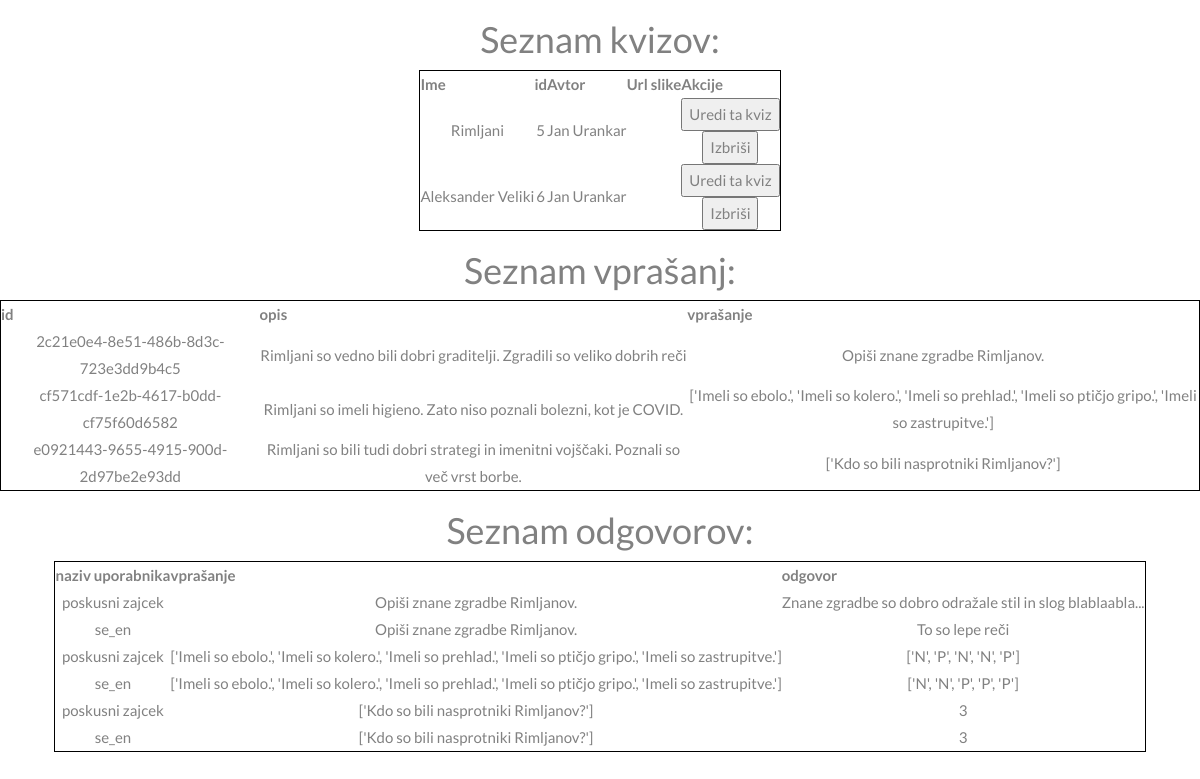
Page /quiz_manager on the earlier database version.
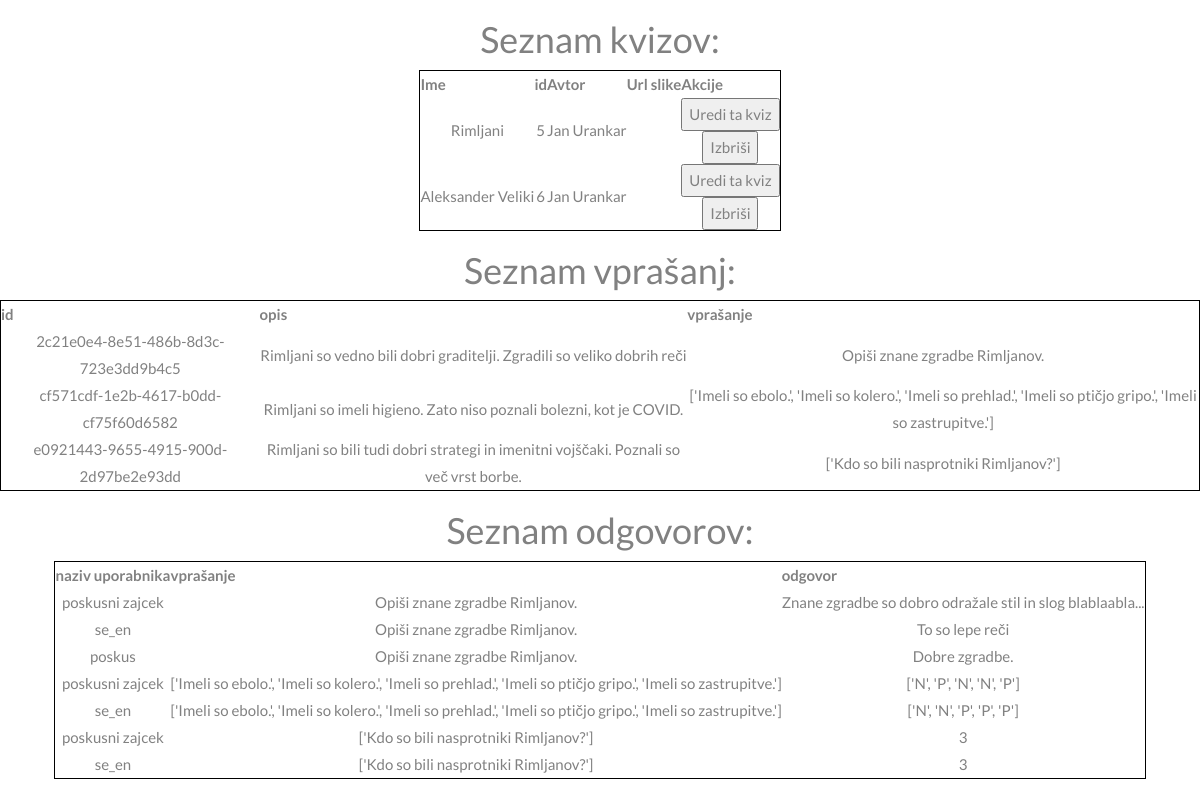
Same page on the later database version.
### webapp/models.py (models this page shows)
class dbQuiz(models.Model):
    id = models.BigAutoField(primary_key=True)
    name = models.CharField(max_length=200, default="Kviz 1")
    author = models.CharField(max_length=200)
    password = models.CharField(max_length=200) # geslo za kviz (da ni vsak kviz dostopen vsakomur)
    pictureUrl = models.CharField(max_length=200)   # url can be local or online
    created_at = models.DateTimeField(auto_now_add=True)
    updated_at = models.DateTimeField(auto_now=True)

class OpisnoModel(models.Model):
    id = models.UUIDField(primary_key=True, default=uuid.uuid4, editable=False)
    leto = models.IntegerField(default=0)
    kviz = models.ForeignKey(dbQuiz, on_delete=CASCADE, null=True)
    opis = models.CharField(max_length=1000)
    longitude = models.FloatField() # koordinate za leaflet (bomo spremenili na koncu)
    latitude = models.FloatField()
    vprasanje = models.CharField(max_length=1000) # seznam vprašanj, odvisno od tipa

class PravilnoNepravilnoModel(models.Model):
    id = models.UUIDField(primary_key=True, default=uuid.uuid4, editable=False)
    leto = models.IntegerField(default=0)
    kviz = models.ForeignKey(dbQuiz, on_delete=CASCADE, null=True)
    opis = models.CharField(max_length=1000)
    longitude = models.FloatField() # koordinate za leaflet (bomo spremenili na koncu)
    latitude = models.FloatField()
    vprasanje = models.CharField(max_length=1000, default="nan") # seznam vprašanj
    pravilni_odgovor = models.CharField(max_length=1000, default="nan") # seznam pravilnih odgovorov

class IzberiOdgovorModel(models.Model):
    id = models.UUIDField(primary_key=True, default=uuid.uuid4, editable=False)
    leto = models.IntegerField(default=0)
    kviz = models.ForeignKey(dbQuiz, on_delete=CASCADE, null=True)
    opis = models.CharField(max_length=1000)
    longitude = models.FloatField() # koordinate za leaflet (bomo spremenili na koncu)
    latitude = models.FloatField()
    vprasanje = models.CharField(max_length=100)
    odgovor1 = models.CharField(max_length=100, default="nan")
    odgovor2 = models.CharField(max_length=100, default="nan")
    odgovor3 = models.CharField(max_length=100, default="nan")
    odgovor4 = models.CharField(max_length=100, default="nan")
    odgovor5 = models.CharField(max_length=100, default="nan")
    pravilni_odgovor = models.IntegerField() # številka pravilnega odgovora

class OdgovorOpisnoModel(models.Model):
    id = models.UUIDField(primary_key=True, default=uuid.uuid4, editable=False)
    user = models.CharField(max_length=30)
    vprasanje = models.ForeignKey(OpisnoModel, on_delete=CASCADE)
    odgovori = models.CharField(max_length=1000)

class OdgovorPravilnoNepravilnoModel(models.Model):
    id = models.UUIDField(primary_key=True, default=uuid.uuid4, editable=False)
    user = models.CharField(max_length=30)
    vprasanje = models.ForeignKey(PravilnoNepravilnoModel, on_delete=CASCADE)
    odgovori = models.CharField(max_length=1000)

class OdgovorIzberiOdgovorModel(models.Model):
    id = models.UUIDField(primary_key=True, default=uuid.uuid4, editable=False)
    user = models.CharField(max_length=30)
    vprasanje = models.ForeignKey(IzberiOdgovorModel, on_delete=CASCADE)
    odgovori = models.CharField(max_length=1000)

### webapp/views.py (the view)
# urls.py: path('quiz_manager', views.quiz_manager, name='question_manager'),
def quiz_manager(request,kviz=None):
    try:
        kvizi = dbQuiz.objects.all()
    except:
        kvizi = []
    vprasanja = []
    vprasanja += OpisnoModel.objects.all()
    vprasanja += PravilnoNepravilnoModel.objects.all()
    vprasanja += IzberiOdgovorModel.objects.all()
    odgovori = []
    odgovori += OdgovorOpisnoModel.objects.all()
    odgovori += OdgovorPravilnoNepravilnoModel.objects.all()
    odgovori += OdgovorIzberiOdgovorModel.objects.all()
    return render(request, "quiz_manager.html", {'kvizi': kvizi, 'vprasanja': vprasanja, 'odgovori': odgovori})

### templates/quiz_manager.html (shortened to what this page needs)
{% extends "skeleton.html" %}
{% block content %}
    <h1>Seznam kvizov:</h1>
    <table style="border: 1px solid black;">
        <tr>
            <th>Ime</th>
            <th>id</th>
            <th>Avtor</th>
            <th>Url slike</th>
            <th>Akcije</th>
        </tr>
        {% for i in kvizi %}
            <tr>
                <td>{{i.name}}</td>
                <td>{{i.id}}</td>
                <td>{{i.author}}</td>
                <td>{{i.pictureUrl}}</td>
                <td>
                    <form action="/quiz_manager/{{i.id}}/" method="get">
                        <input type="submit" value="Uredi ta kviz">
                    </form>
                    <form action="/delete_quiz/{{i.id}}/" method="post">
                        <input type="submit" value="Izbriši">
                    </form>
                </td>
            </tr>
        {%endfor%}
    </table>
    <table style="border: 1px solid black;">
        <h1>Seznam vprašanj:</h1>
        <tr>
            <th>id</th>
            <th>opis</th>
            <th>vprašanje</th>
        </tr>
            {% for j in vprasanja %}
            <tr>
                <td>{{j.id}}</td>
                <td>{{j.opis}}</td>
                <td>{{j.vprasanje}}</td>
            </tr>
        {%endfor%}
    </table>
    <table style="border: 1px solid black;">
        <h1>Seznam odgovorov:</h1>
        <tr>
            <th>naziv uporabnika</th>
            <th>vprašanje</th>
            <th>odgovor</th>
        </tr>
            {% for j in odgovori %}
            <tr>
                <td>{{j.user}}</td>
                <td>{{j.vprasanje.vprasanje}}</td>
                <td>{{j.odgovori}}</td>
            </tr>
            {%endfor%}
    </table>
{% endblock content %}

Differences in the rows shown:
added OdgovorOpisnoModel: user "poskus", vprasanje.vprasanje "Opiši znane zgradbe Rimljanov.", odgovori "Dobre zgradbe."
